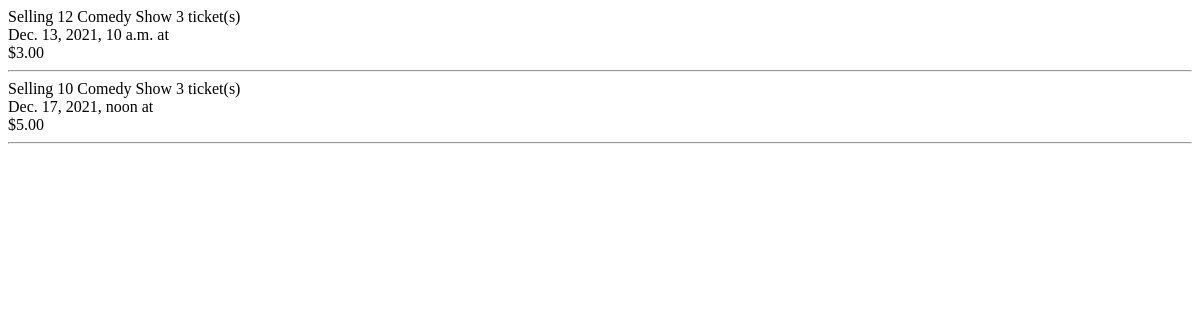
/tickets/, run on an earlier commit of the app's database.
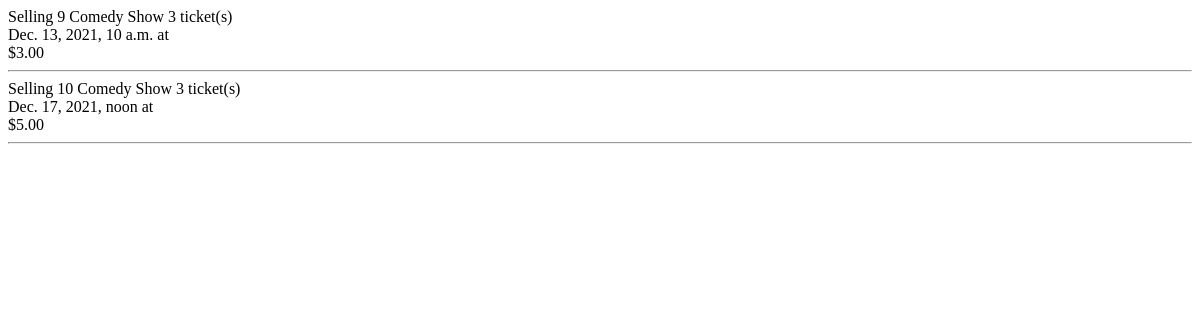
And on a later commit of the database.
### main/models.py (models this page shows, shortened)
class Ticket(models.Model):
    event = models.ForeignKey(Event, on_delete=models.CASCADE)
    price = models.DecimalField(max_digits=6, decimal_places=2)
    quantity = models.IntegerField(default=1)
    sold = models.BooleanField(default=False)
    seller = models.ForeignKey(User, on_delete=models.CASCADE)

class Event(models.Model):
    name = models.CharField(max_length=100)
    description = models.TextField(max_length=300, blank=True)
    location = models.CharField(max_length=100, blank=True)
    date = models.DateTimeField()
    num_tickets = models.IntegerField(default=0)
    lowest_ticket_price = models.FloatField(default=-1)
    def __str__(self):
        return self.name

### main/views.py (the view)
def tickets_view(request):
    tickets = Ticket.objects.all().order_by("price")
    return render(request, "tickets.html", {"tickets": tickets})

### main/templates/tickets.html
<div class="main">
    {% for ticket in tickets %}
    Selling {{ ticket.quantity }} {{ ticket.event }} ticket(s)<br />
    {{ticket.event.date}} at {{ticket.event.time}}<br />
    ${{ ticket.price }}<br />
    <hr />
    {% endfor %}
</div>

What changed in the data, as far as the page shows it:
changed Ticket "Dec. 13, 2021, 10 a.m.": quantity "12" → "9"
